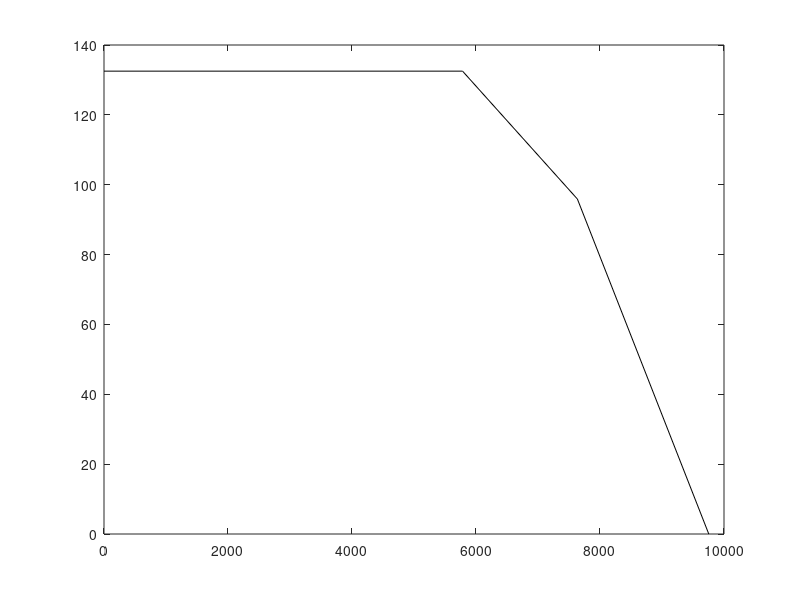

Source code (MATLAB): (Note: this script raises an error after producing the figure.)
clc
clear

% we have to keep mwf same as before
MWF = [0.9700    0.9850    0.6225    0.9900    0.9850    0.9873    0.9844    0.9900    0.9950];

% get (L/D)_max from updated aero calcs
L_D_max = 19.0692; % i think this was right???
L_D_cruise = 0.866 * L_D_max;
L_D_loiter = L_D_max;

% sfc values
sfc_cruise = 13.825 * 1e-6 * 9.81; % 1/s
sfc_loiter = 11.1 * 1e-6 * 9.81; % 1/s

% velocity values
V_cruise1 = 245; % m/s
V_cruise2 = 241.5; % m/s
V_loiter = 120; % m/s

% range calculation (cruise 1)
% get relevant mass weight fractions
mwf_cruise1 = MWF(3);
mwf_cruise2 = MWF(6);
mwf_loiter = MWF(7);
% breguet range equation
range_cruise1 = V_cruise1 * (1/sfc_cruise) * L_D_cruise * log(1/mwf_cruise1);
range_cruise2 = V_cruise2 * (1/sfc_cruise) * L_D_cruise * log(1/mwf_cruise2);
endurance_loiter = (1/sfc_loiter) * L_D_loiter * log(1/mwf_loiter);

% do the payload graph thing

% max fuel, zero payload
W_max = 353385;
MTOW = 390000;
W_empty = 142971; % kg
W_fuel_cruise = W_max * prod(MWF(1:2)) * (1 - MWF(3));
W_post_cruise = W_empty / prod(MWF(4:end));
W_pre_cruise = W_post_cruise + W_fuel_cruise;
range_fuelonly = max(range_cruise1, V_cruise1 * (1/sfc_cruise) * L_D_cruise * ...
    log(W_pre_cruise/W_post_cruise)) / 1852;

% max fuel, MTOW
W_payload = W_max - W_empty / prod(MWF);
W_post_cruise = (W_empty + W_payload) / prod(MWF(4:end));
W_pre_cruise = W_post_cruise + W_fuel_cruise;
range_maxfuel = max(range_cruise1, V_cruise1 * (1/sfc_cruise) * L_D_cruise * ...
    log(W_pre_cruise/W_post_cruise)) / 1852;

% max payload, MTOW
W_payload2 = MTOW - W_empty / prod(MWF);
W_post_cruise2 = (W_empty + W_payload2) / prod(MWF(4:end));
W_pre_cruise2 = W_post_cruise2 + W_fuel_cruise;
range_maxpayload = V_cruise1 * (1/sfc_cruise) * L_D_cruise * ...
    log(W_pre_cruise2/W_post_cruise2) / 1852;

% range plot
figure;
plot([0 range_maxpayload], [W_payload2 W_payload2] / 1000, "k")
hold on
plot([range_maxfuel range_fuelonly], [W_payload 0]/1000, "k")
plot([range_maxpayload range_maxfuel], [W_payload2 W_payload]/1000, "k")
xline(7500, "--")
xlabel("Cruise Range (nmi)")
ylabel("Payload mass (tonnes)")
legend("Aircraft Cruise Range Envelope", "", "Cruise Range Requirement")
grid on
